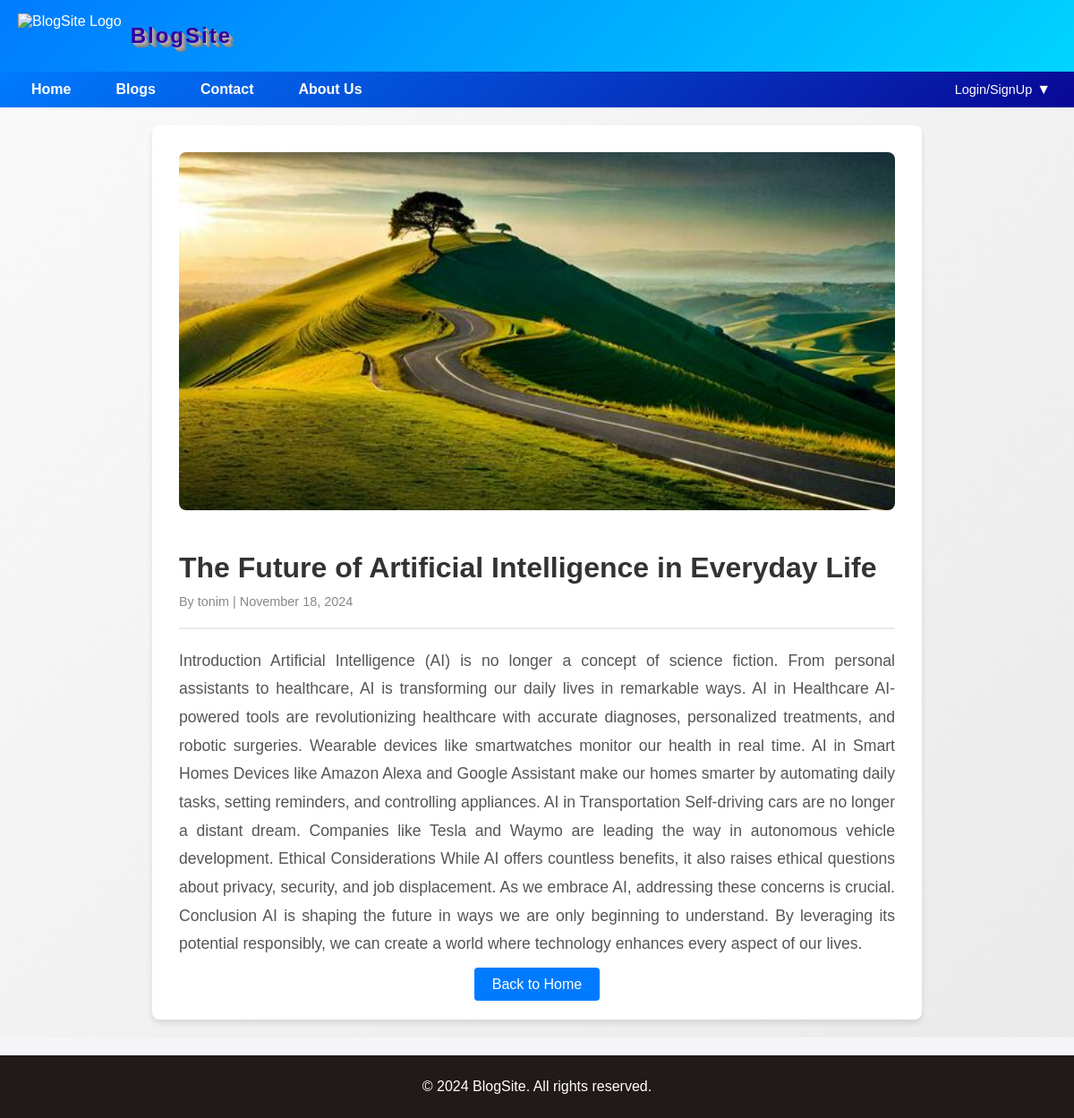
Page /blog/3/ on the committed database.
### post/models.py (models this page shows, shortened)
class Post(models.Model):
    title = models.CharField(max_length=255)
    author = models.ForeignKey(User, on_delete=models.CASCADE)
    body = models.TextField()
    created_on = models.DateTimeField(default=timezone.now)
    image = models.ImageField(upload_to='blog_images/', blank=True, null=True)

### post/views.py (the view)
# urls.py: path('blog/<int:pk>/', views.blog_detail, name='blog_detail'),
def blog_detail(request, pk):
    post = get_object_or_404(Post, pk=pk)
    return render(request, 'blog/blog_detail.html', {'post': post})

### post/templates/blog/blog_detail.html
{% extends 'base.html' %}
{% load static %}
{% block content %}
<div style="display: flex; flex-direction: column; align-items: center; justify-content: center;
    padding: 20px; min-height: 80vh; background: linear-gradient(135deg, #f9f9f9, #eaeaea);">
    <div style="max-width: 800px; background: white; padding: 30px; border-radius: 8px;
        box-shadow: 0 4px 6px rgba(0, 0, 0, 0.1);">
        {% if post.image %}
            <img src="{{ post.image.url }}" alt="{{ post.title }}" style="width: 100%; max-height: 400px;
                object-fit: cover; border-radius: 8px; margin-bottom: 20px;">
        {% else %}
            <img src="{% static 'images/placeholder.jpg' %}" alt="Placeholder Image" style="width: 100%;
                max-height: 400px; object-fit: cover; border-radius: 8px; margin-bottom: 20px;">
        {% endif %}
        <h1 style="font-size: 2rem; color: #333; margin-bottom: 10px;">{{ post.title }}</h1>
        <small style="color: #888; font-size: 0.9rem;">By {{ post.author }} | {{ post.created_on|date:"F j, Y" }}</small>
        <hr style="border: 1px solid #eaeaea; margin: 20px 0;">
        <p style="font-size: 1.1rem; color: #555; line-height: 1.8; text-align: justify;">{{ post.body }}</p>
        <div style="margin-top: 20px; text-align: center;">
            <a href="{% url 'home' %}" style="text-decoration: none; background: #007bff; color: white;
                padding: 10px 20px; border-radius: 4px; font-size: 1rem;">Back to Home</a>
        </div>
    </div>
</div>
{% endblock %}

### static/css/style.css (style rules this page uses)
body { font-family: 'Arial', sans-serif; margin: 0; padding: 0; background: #f4f4f9; color: #333; }

### rows in the picture
Post: image (picture), title "The Future of Artificial Intelligence in Everyday Life", author "tonim", created_on "November 18, 2024", body "Introduction Artificial Intelligence (AI) is no longer a concept of science fiction. From personal assistants to healthcare, AI is transforming our daily lives in remarkable ways. AI in Healthcare AI-powered tools are revolutionizing healthcare with accurate diagnoses, personalized treatments, and robotic surgeries. Wearable devices like smartwatches monitor our health in real time. AI in Smart Homes Devices like Amazon Alexa and Google Assistant make our homes smarter by automating daily tasks, setting reminders, and controlling appliances. AI in Transportation Self-driving cars are no longer a distant dream. Companies like Tesla and Waymo are leading the way in autonomous vehicle…"
